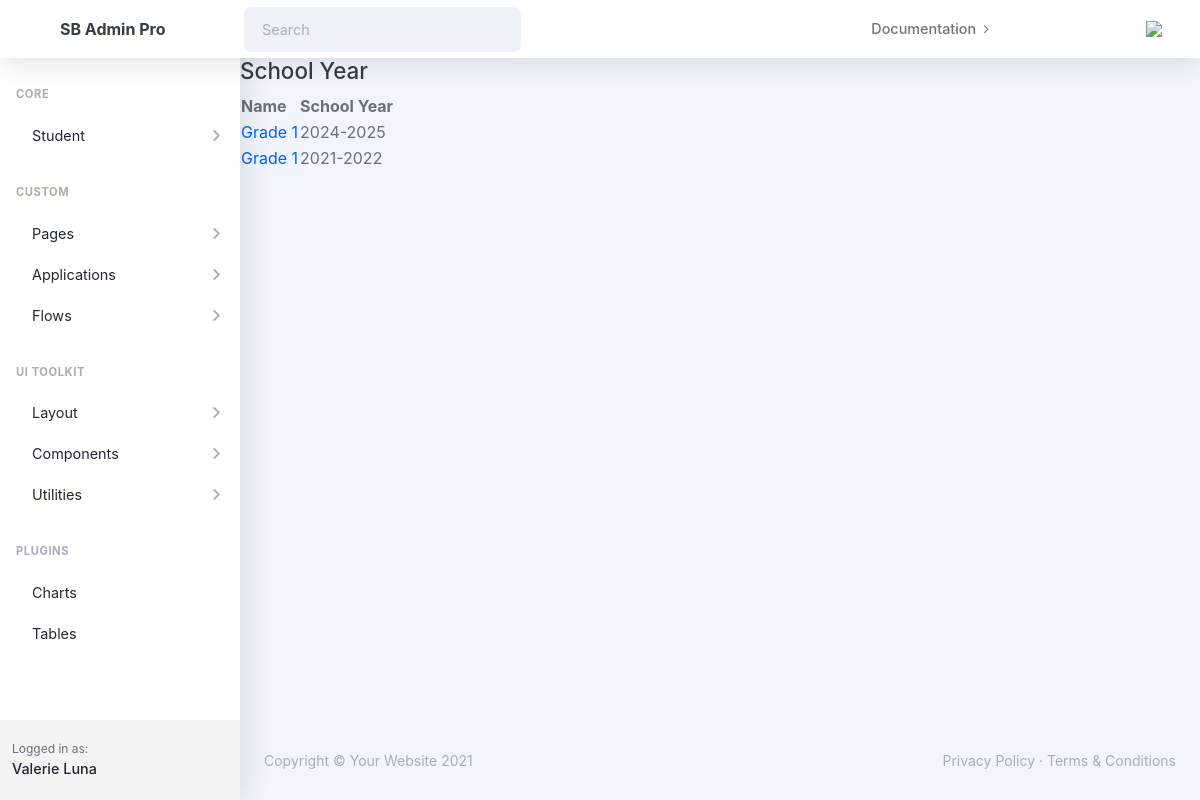
Screenshot of /academics/list_grade_levels/ with the database file from the repository.
### academics/models.py (models this page shows, shortened)
class GradeLevel(models.Model):
    name = models.CharField(_("Grade Level"), max_length=50, blank=True)
    school_year = models.ForeignKey(
        SchoolYear,
        on_delete=models.CASCADE,
        verbose_name=_("School Year"),
        related_name='grade_levels'
    )
    class Meta:
        verbose_name = _("Grade Level")
        verbose_name_plural = _("Grade Levels")
        ordering = ['name']
        unique_together = ['name', 'school_year']

class SchoolYear(models.Model):
    name = models.CharField(max_length=100, verbose_name=_("Name"), blank=True)
    start_date = models.DateField(verbose_name=_("Start Date"))
    end_date = models.DateField(verbose_name=_("End Date"))
    is_current = models.BooleanField(default=False, verbose_name=_("Is Current School Year"))
    class Meta:
        verbose_name = _("School Year")
        verbose_name_plural = _("School Years")
        ordering = ['-start_date']  # Orders the school years starting with the most recent
    def __str__(self):
        return self.name

### academics/views.py (the view)
# urls.py: path('list_grade_levels/', list_grade_levels, name='list_grade_levels'),
def list_grade_levels(request):
    grade_levels = GradeLevel.objects.all()
    context = {
        'grade_levels': grade_levels,
    }
    return render(request, 'academics/list_grade_levels.html', context)

### academics/templates/academics/list_grade_levels.html
{% extends 'students/base.html' %}
{% block content %}
<h2>School Year</h2>
<table>
        <thead>
                <tr>
                        <th>Name</th>
                        <th>School Year</th>
                </tr>
        </thead>
        <tbody>
                {% for grade_level in grade_levels %}
                <tr>
                        <td>
                                <a href="{% url 'academics:view_grade_level' grade_level.id %}">
                                {{grade_level.name}} </a>
                        </td>
                        <td> {{grade_level.school_year}} </td>
                </tr>
                {% endfor %}
        </tbody>
</table>
{% endblock content %}

### rows the page displays
GradeLevel: name "Grade 1", school_year "2024-2025"
GradeLevel: name "Grade 1", school_year "2021-2022"
